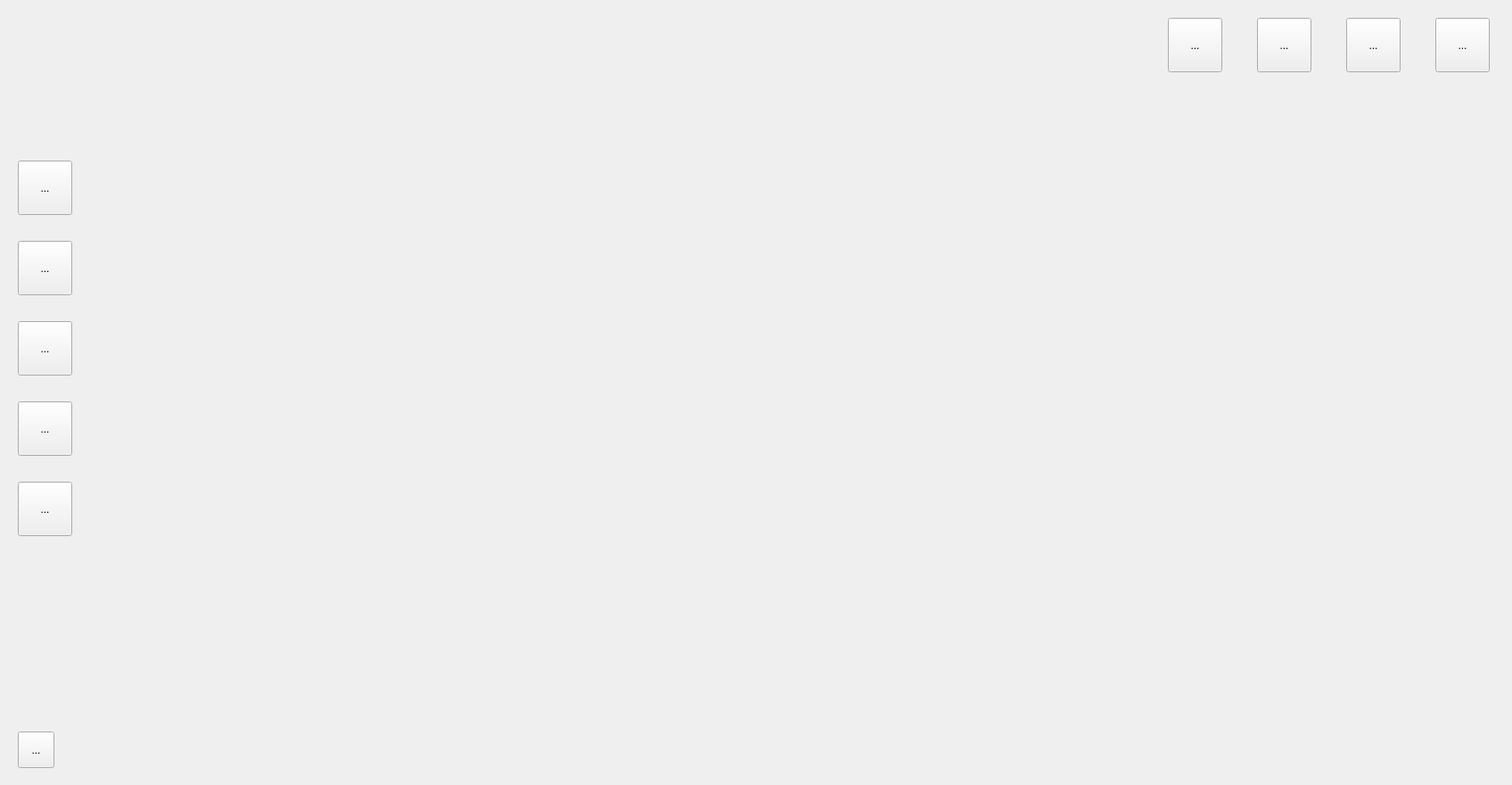
<?xml version="1.0" encoding="UTF-8"?>
<ui version="4.0">
 <class>PlayWindow</class>
 <widget class="QWidget" name="PlayWindow">
  <property name="geometry">
   <rect>
    <x>0</x>
    <y>0</y>
    <width>1696</width>
    <height>880</height>
   </rect>
  </property>
  <property name="windowTitle">
   <string>Form</string>
  </property>
  <widget class="QToolButton" name="ShopBtn_">
   <property name="geometry">
    <rect>
     <x>1610</x>
     <y>20</y>
     <width>61</width>
     <height>61</height>
    </rect>
   </property>
   <property name="contextMenuPolicy">
    <enum>Qt::DefaultContextMenu</enum>
   </property>
   <property name="autoFillBackground">
    <bool>false</bool>
   </property>
   <property name="text">
    <string>...</string>
   </property>
   <property name="icon">
    <iconset resource="res.qrc">
     <normaloff>:/img/resource/Shop_playScene.png</normaloff>:/img/resource/Shop_playScene.png</iconset>
   </property>
   <property name="iconSize">
    <size>
     <width>53</width>
     <height>53</height>
    </size>
   </property>
   <property name="checkable">
    <bool>false</bool>
   </property>
   <property name="autoExclusive">
    <bool>false</bool>
   </property>
   <property name="toolButtonStyle">
    <enum>Qt::ToolButtonIconOnly</enum>
   </property>
   <property name="autoRaise">
    <bool>false</bool>
   </property>
  </widget>
  <widget class="QToolButton" name="InfoBtn_">
   <property name="geometry">
    <rect>
     <x>1510</x>
     <y>20</y>
     <width>61</width>
     <height>61</height>
    </rect>
   </property>
   <property name="contextMenuPolicy">
    <enum>Qt::DefaultContextMenu</enum>
   </property>
   <property name="autoFillBackground">
    <bool>false</bool>
   </property>
   <property name="text">
    <string>...</string>
   </property>
   <property name="icon">
    <iconset resource="res.qrc">
     <normaloff>:/img/resource/Info.png</normaloff>:/img/resource/Info.png</iconset>
   </property>
   <property name="iconSize">
    <size>
     <width>58</width>
     <height>58</height>
    </size>
   </property>
   <property name="checkable">
    <bool>false</bool>
   </property>
   <property name="autoExclusive">
    <bool>false</bool>
   </property>
   <property name="toolButtonStyle">
    <enum>Qt::ToolButtonIconOnly</enum>
   </property>
   <property name="autoRaise">
    <bool>false</bool>
   </property>
  </widget>
  <widget class="QToolButton" name="SaveBtn_">
   <property name="geometry">
    <rect>
     <x>1410</x>
     <y>20</y>
     <width>61</width>
     <height>61</height>
    </rect>
   </property>
   <property name="contextMenuPolicy">
    <enum>Qt::DefaultContextMenu</enum>
   </property>
   <property name="autoFillBackground">
    <bool>false</bool>
   </property>
   <property name="text">
    <string>...</string>
   </property>
   <property name="icon">
    <iconset resource="res.qrc">
     <normaloff>:/img/resource/Save_pS.png</normaloff>:/img/resource/Save_pS.png</iconset>
   </property>
   <property name="iconSize">
    <size>
     <width>48</width>
     <height>48</height>
    </size>
   </property>
   <property name="checkable">
    <bool>false</bool>
   </property>
   <property name="autoExclusive">
    <bool>false</bool>
   </property>
   <property name="toolButtonStyle">
    <enum>Qt::ToolButtonIconOnly</enum>
   </property>
   <property name="autoRaise">
    <bool>false</bool>
   </property>
  </widget>
  <widget class="QToolButton" name="HelpBtn_">
   <property name="geometry">
    <rect>
     <x>1310</x>
     <y>20</y>
     <width>61</width>
     <height>61</height>
    </rect>
   </property>
   <property name="contextMenuPolicy">
    <enum>Qt::DefaultContextMenu</enum>
   </property>
   <property name="autoFillBackground">
    <bool>false</bool>
   </property>
   <property name="text">
    <string>...</string>
   </property>
   <property name="icon">
    <iconset resource="res.qrc">
     <normaloff>:/img/resource/Help_playScene.png</normaloff>:/img/resource/Help_playScene.png</iconset>
   </property>
   <property name="iconSize">
    <size>
     <width>55</width>
     <height>55</height>
    </size>
   </property>
   <property name="checkable">
    <bool>false</bool>
   </property>
   <property name="autoExclusive">
    <bool>false</bool>
   </property>
   <property name="toolButtonStyle">
    <enum>Qt::ToolButtonIconOnly</enum>
   </property>
   <property name="autoRaise">
    <bool>false</bool>
   </property>
  </widget>
  <widget class="QToolButton" name="BeltTool_">
   <property name="geometry">
    <rect>
     <x>20</x>
     <y>180</y>
     <width>61</width>
     <height>61</height>
    </rect>
   </property>
   <property name="text">
    <string>...</string>
   </property>
   <property name="icon">
    <iconset resource="res.qrc">
     <normaloff>:/img/resource/Belt_LeftToRight.png</normaloff>:/img/resource/Belt_LeftToRight.png</iconset>
   </property>
   <property name="iconSize">
    <size>
     <width>46</width>
     <height>46</height>
    </size>
   </property>
  </widget>
  <widget class="QToolButton" name="ComposerTool_">
   <property name="geometry">
    <rect>
     <x>20</x>
     <y>270</y>
     <width>61</width>
     <height>61</height>
    </rect>
   </property>
   <property name="text">
    <string>...</string>
   </property>
   <property name="icon">
    <iconset resource="res.qrc">
     <normaloff>:/img/resource/Compose.png</normaloff>:/img/resource/Compose.png</iconset>
   </property>
   <property name="iconSize">
    <size>
     <width>54</width>
     <height>54</height>
    </size>
   </property>
  </widget>
  <widget class="QToolButton" name="CutterTool_">
   <property name="geometry">
    <rect>
     <x>20</x>
     <y>360</y>
     <width>61</width>
     <height>61</height>
    </rect>
   </property>
   <property name="text">
    <string>...</string>
   </property>
   <property name="icon">
    <iconset resource="res.qrc">
     <normaloff>:/img/resource/Cutter.png</normaloff>:/img/resource/Cutter.png</iconset>
   </property>
   <property name="iconSize">
    <size>
     <width>50</width>
     <height>50</height>
    </size>
   </property>
  </widget>
  <widget class="QToolButton" name="BinTool_">
   <property name="geometry">
    <rect>
     <x>20</x>
     <y>450</y>
     <width>61</width>
     <height>61</height>
    </rect>
   </property>
   <property name="layoutDirection">
    <enum>Qt::LeftToRight</enum>
   </property>
   <property name="text">
    <string>...</string>
   </property>
   <property name="icon">
    <iconset resource="res.qrc">
     <normaloff>:/img/resource/Bin.png</normaloff>:/img/resource/Bin.png</iconset>
   </property>
   <property name="iconSize">
    <size>
     <width>100</width>
     <height>100</height>
    </size>
   </property>
   <property name="toolButtonStyle">
    <enum>Qt::ToolButtonIconOnly</enum>
   </property>
  </widget>
  <widget class="QToolButton" name="SpeedMachineTool_">
   <property name="geometry">
    <rect>
     <x>20</x>
     <y>540</y>
     <width>61</width>
     <height>61</height>
    </rect>
   </property>
   <property name="text">
    <string>...</string>
   </property>
   <property name="icon">
    <iconset resource="res.qrc">
     <normaloff>:/img/resource/smShop.png</normaloff>:/img/resource/smShop.png</iconset>
   </property>
   <property name="iconSize">
    <size>
     <width>46</width>
     <height>46</height>
    </size>
   </property>
  </widget>
  <widget class="QToolButton" name="MuteBtn_">
   <property name="geometry">
    <rect>
     <x>20</x>
     <y>820</y>
     <width>41</width>
     <height>41</height>
    </rect>
   </property>
   <property name="text">
    <string>...</string>
   </property>
   <property name="icon">
    <iconset resource="res.qrc">
     <normaloff>:/img/resource/Play.png</normaloff>:/img/resource/Play.png</iconset>
   </property>
   <property name="iconSize">
    <size>
     <width>38</width>
     <height>38</height>
    </size>
   </property>
  </widget>
 </widget>
 <resources>
  <include location="res.qrc"/>
 </resources>
 <connections/>
</ui>
